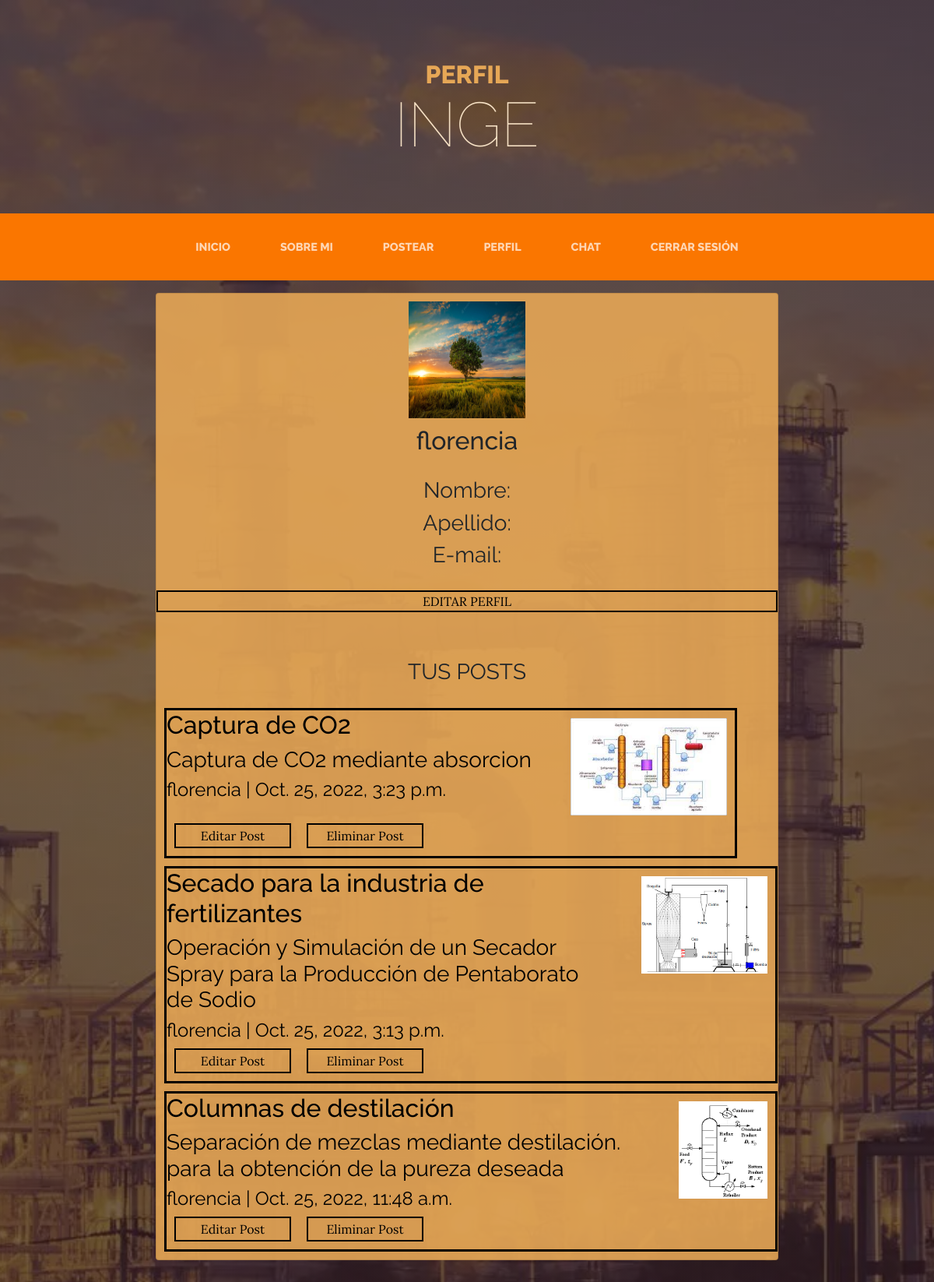
/perfil/ (signed in), run on the app's committed database.
### AppIngE/models.py (models this page shows, shortened)
class Posteo(models.Model):
    titulo= models.CharField(max_length=500, unique=True)
    slug=models.SlugField(max_length=500, unique=True)
    subtitulo=models.CharField(max_length=500)
    imagen=models.ImageField(upload_to='Imagen', null=True, blank=False)
    contenido=RichTextField()
    autor=models.ForeignKey(User, on_delete=models.CASCADE, related_name='posteos')
    actualizacion=models.DateTimeField(auto_now=True)
    creacion=models.DateTimeField(auto_now_add=True)
    class Meta:
        ordering = ['-creacion']

### AppIngE/views.py (the view)
# urls.py: path('perfil/', perfil, name='perfil'),
@login_required
def perfil(request):
    usuario = request.user
    return render(request, 'profile.html', {'usuario': usuario, 'imagen': getAvatar(request), 'posteos': Post(request)})

### AppIngE/views.py (called while the page is built)
def Post(request):
    posteos = Posteo.objects.filter(autor=request.user)
    if len(posteos) != 0:
        posteo = posteos
    else:
        posteo = 0
    return posteo

def getAvatar(request):
    avatarList = Avatar.objects.filter(user=request.user)
    if len(avatarList) != 0:
        img = avatarList[0].imagen.url
    else:
        img = 0
    return img

### AppIngE/templates/profile.html (shortened to what this page needs)
{% extends 'head.html' %} {% load static %}  {% block encabezado %}
<header>
  <h1 class="site-heading text-center text-faded d-none d-lg-block">
    <span class="site-heading-upper text-primary mb-3">Perfil</span>
    <span class="site-heading-lower">IngE</span>
  </h1>
</header>
{% endblock %} {% block principal %}
<main>
  <div style="display: flex; justify-content: center; margin-bottom: 10px">
    <div
      class="col-md-8 card mb-4 mt-3 left top"
      style="
        display: flex;
        flex-direction: column;
        justify-content: center;
        background-color: rgba(230, 167, 86, 0.9);
      "
    >
      <div style="display: flex; justify-content: center; margin: 10px">
        {% if imagen %}
        <img style="height: 150px; width: 150px" src="{{ imagen }}" />
        {% else %}
        <img
          style="height: 150px; width: 150px"
          src="{% static 'assets/img/avatar/defaultAvatar.jpg' %}"
        />
        {% endif %}
      </div>
      <h2 style="text-align: center">{{ user.username }}</h2>
      <div style="margin: 20px 0px">
        <h3 style="font-weight: normal; text-align: center">
          Nombre: {{ user.first_name }}
        </h3>
        <h3 style="font-weight: normal; text-align: center">
          Apellido: {{ user.last_name }}
        </h3>
        <h3 style="font-weight: normal; text-align: center">
          E-mail: {{ user.email }}
        </h3>
      </div>
      <a
        href="{% url 'editarPerfil' %}"
        style="
          color: black;
          cursor: pointer;
          border: 2px solid black;
          text-align: center;
          margin-bottom: 10px;
        "
        >EDITAR PERFIL</a
      >
      {% if posteos != 0 %}
      <h3
        style="
          font-weight: normal;
          text-align: center;
          margin: 50px 0px 30px 0px;
        "
      >
        TUS POSTS
      </h3>
      {% for post in posteos %}
      <div style="display: flex; flex-direction: column, justify-content: left">
        <div
          style="
            display: flex;
            flex-direction: column;
            border: 3px solid black;
            margin: 0px 0px 10px 10px;
          "
        >
          <a href="{% url 'detallePost' post.slug %}">
            <div style="display: flex; flex-direction: row; color: black">
              <div>
                <h2>{{ post.titulo }}</h2>
                <h3 style="font-weight: normal">{{ post.subtitulo }}</h3>
                <h4 style="font-weight: normal">
                  {{ post.autor }} | {{ post.creacion }}
                </h4>
              </div>
              <div>
                <img
                  style="height: 125px; margin: 10px 10px 10px 50px"
                  src="{{ post.imagen.url }}"
                />
              </div>
            </div>
          </a>
          <div
            style="display: flex; flex-direction: row, justify-content: left; margin-bottom: 10px"
          >
            <a
              style="
                color: black;
                display: flex;
                justify-content: center;
                margin: auto 10px;
                border: 2px solid black;
                padding: 2px;
                width: 150px;
              "
              href="{% url 'actualizarPost' post.slug %}"
              >Editar Post</a
            >
            <a
              style="
                color: black;
                display: flex;
                justify-content: center;
                margin: auto 10px;
                border: 2px solid black;
                padding: 2px;
                width: 150px;
              "
              href="{% url 'borrarPost' post.slug %}"
              >Eliminar Post</a
            >
          </div>
        </div>
      </div>
      {% endfor %} {% endif %}
    </div>
  </div>
</main>
{% endblock %}

### AppIngE/templates/head.html (style rules this page uses)
a:link, a:visited, a:active { text-decoration: none; }

### data on the page
Posteo: titulo "Captura de CO2", subtitulo "Captura de CO2 mediante absorcion", autor "florencia", creacion "Oct. 25, 2022, 3:23 p.m.", imagen (picture)
Posteo: titulo "Secado para la industria de fertilizantes", subtitulo "Operación y Simulación de un Secador Spray para la Producción de Pentaborato de Sodio", autor "florencia", creacion "Oct. 25, 2022, 3:13 p.m.", imagen (picture)
Posteo: titulo "Columnas de destilación", subtitulo "Separación de mezclas mediante destilación. para la obtención de la pureza deseada", autor "florencia", creacion "Oct. 25, 2022, 11:48 a.m.", imagen (picture)

### other printed values
{{ user.username }} "florencia"
